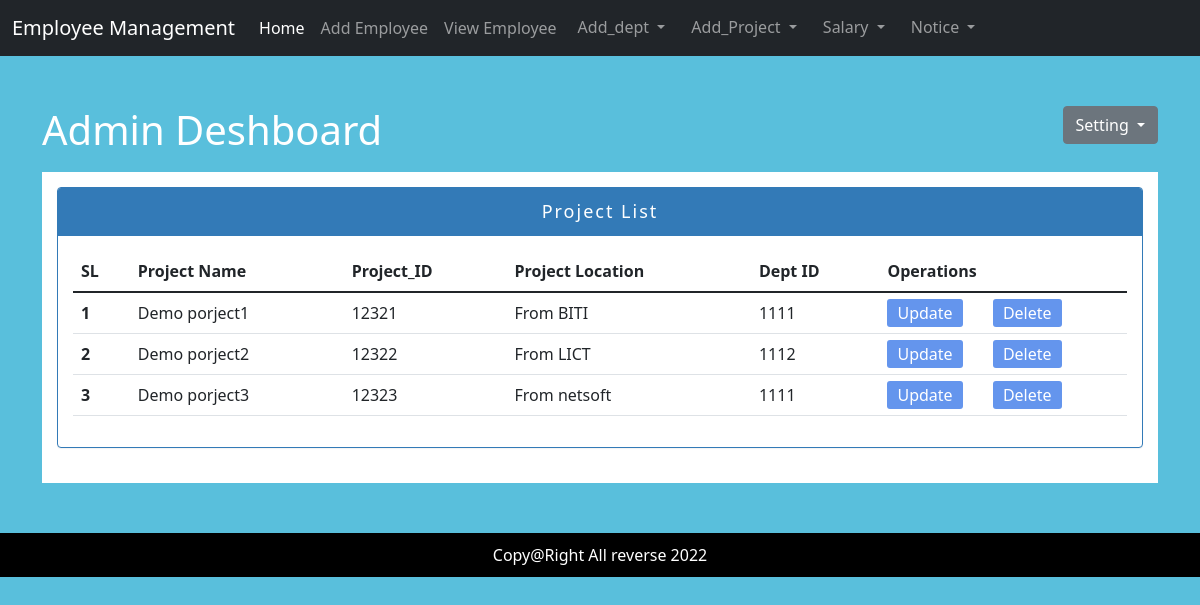
The page /viewProject.php (signed in) on the database its author committed.
### tables this page shows
CREATE TABLE `project` (
  `id` int(11) NOT NULL,
  `project_name` varchar(200) NOT NULL,
  `project_id` varchar(200) NOT NULL,
  `project_location` varchar(200) NOT NULL,
  `dept_id` varchar(200) NOT NULL
);

### viewProject.php (the view, shortened to what this page needs)
<?php
  include 'connection/db.php';
?>
 <?php include 'inc/header.php'; ?>
    <section style="margin-bottom: 10px;" id="">
      <div class="container">
        <?php include 'inc/sessionoutbtn.php'; ?>
      </div>
    </section>
    <section id="body">
      <div class="container">
        <div class="row">
          <div class="col-md-12">
            <div class="from-1">
               <div class="panel panel-primary">
                  <div class="panel-heading">Project List</div>
                  <div class="panel-body">
                    <table class="table table-hover">
                      <thead>
                        <tr>
                          <th scope="col">SL</th>
                          <th scope="col">Project Name </th>
                          <th scope="col">Project_ID</th>
                          <th scope="col">Project Location</th>
                          <th scope="col">Dept ID</th>
                          <th colspan="2" scope="col">Operations</th>
                        </tr>
                      </thead>
                      <tbody>
                        <?php
                          $sql  = "SELECT * from project";
                            $i = 0;
                            $result = mysqli_query($cn, $sql);
                              while ($row = mysqli_fetch_array($result)) {
                              $i++;
                          ?>
                        <tr>
                          <th scope="row"><?php echo $i ?></th>
                          <td><?php echo $row['project_name']; ?></td>
                          <td><?php echo $row['project_id']; ?></td>
                          <td><?php echo $row['project_location']; ?></td>
                          <td><?php echo $row['dept_id']; ?></td>
                          <td width="10%"><a id="btn1" href="updateProject.php?edit=<?php echo $row['id']; ?>">Update</a></td>
                          <td><a id="btn1" onclick="window.confirm('You are delete this data');" href="viewProject.php?del=<?php echo $row['id']; ?>">Delete</a></td>
                          <?php } ?>
                        </tr>
                      </tbody>
                    </table>
                  </div>
              </div>
              </div>
            </div>
          </div>
      </div>
    </section>
    <?php include 'inc/footer.php' ?>

### css/login.css (style rules this page uses)
body { background: #04C582; }
a { text-decoration: none; }

### css/style.css (style rules this page uses)
body { background: #59BFDC !important; }
#btn1 { background: cornflowerblue; color: white; padding: 3px 10px; text-decoration: none; border-radius: 3px; }
.from-1 { background: white; width: 100%; padding: 15px; margin-bottom: 20px; }
.panel-primary { border-color: #337ab7 !important; }
.panel { margin-bottom: 20px; background-color: #fff; border: 1px solid transparent; border-radius: 4px; -webkit-box-shadow: 0 1px 1px rgba(0,0,0,.05); box-shadow: 0 1px 1px rgba(0,0,0,.05); }
.panel-primary>.panel-heading { color: #fff; background-color: #337ab7; border-color: #337ab7; }
.panel-heading { padding: 10px 15px; border-bottom: 1px solid transparent; border-top-left-radius: 3px; border-top-right-radius: 3px; text-align: center; font-size: 18px; letter-spacing: 2px; }
.panel-body { padding: 15px; }

### rows shown on the page
project: project_name "Demo porject1", project_id "12321", project_location "From BITI", dept "1111"
project: project_name "Demo porject2", project_id "12322", project_location "From LICT", dept "1112"
project: project_name "Demo porject3", project_id "12323", project_location "From netsoft", dept "1111"
